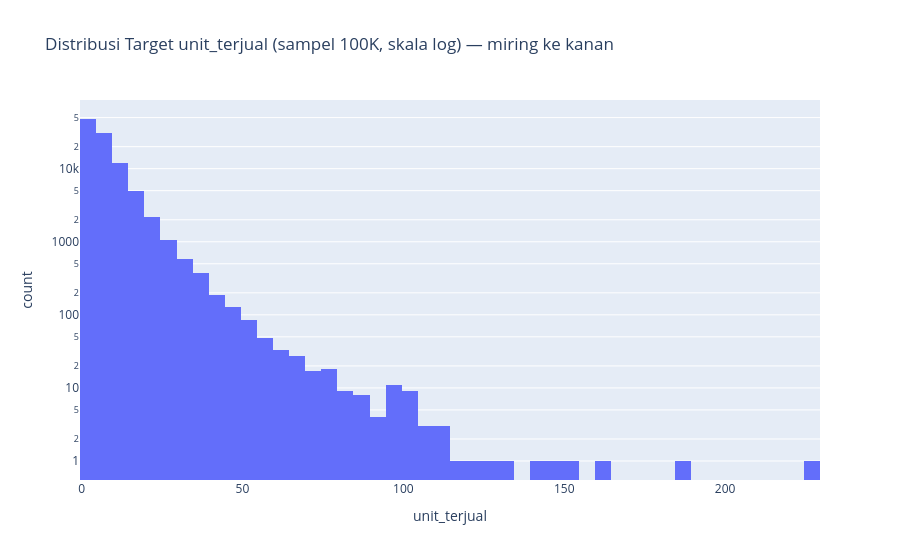

The code cell stored with this chart in its notebook:
### Code cell
fig = px.histogram(df.sample(100_000, seed=1), x="unit_terjual", nbins=60, log_y=True,
                   title="Distribusi Target unit_terjual (sampel 100K, skala log) — miring ke kanan")
fig.show()

### Figure 1 — Plotly figure (JSON) as saved in the notebook; plotly's stock layout.template omitted (floating-point values rounded to 4 significant figures; data arrays with more than 128 entries replaced by an {"elided": "..."} marker saying what was removed)
{"data": [{"bingroup": "x", "hovertemplate": "unit_terjual=%{x}<br>count=%{y}<extra></extra>", "legendgroup": "", "marker": {"color": "#636efa", "pattern": {"shape": ""}}, "name": "", "nbinsx": 60, "orientation": "v", "showlegend": false, "type": "histogram", "x": {"elided": "100000 int values"}, "xaxis": "x", "yaxis": "y"}], "layout": {"barmode": "relative", "legend": {"tracegroupgap": 0}, "title": {"text": "Distribusi Target unit_terjual (sampel 100K, skala log) — miring ke kanan"}, "xaxis": {"anchor": "y", "domain": [0, 1], "title": {"text": "unit_terjual"}}, "yaxis": {"anchor": "x", "domain": [0, 1], "title": {"text": "count"}, "type": "log"}}}
